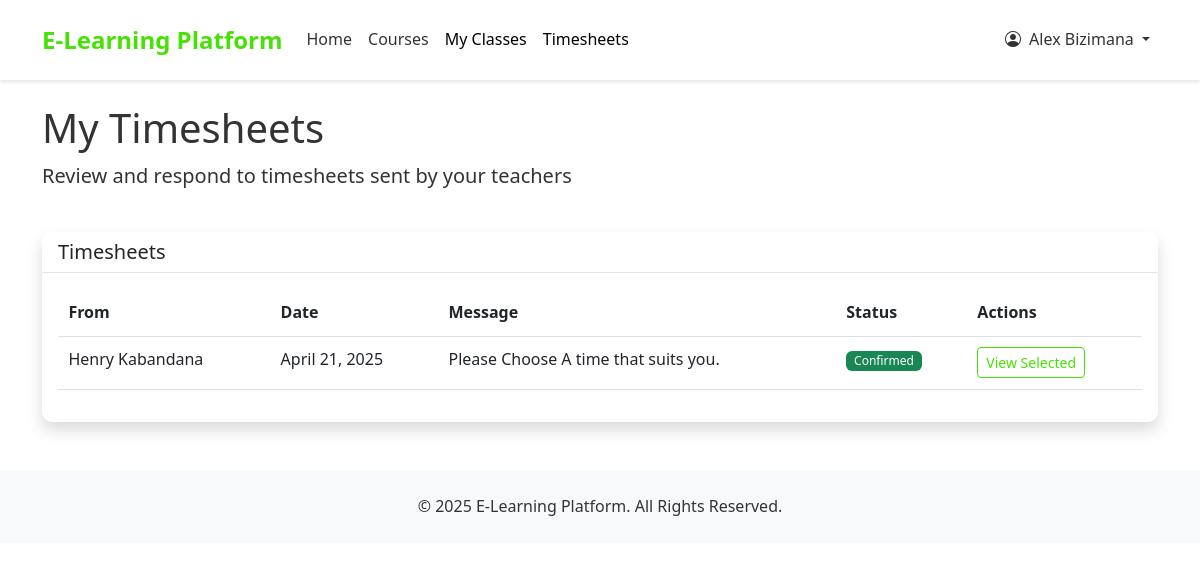
/events/timesheets/ (signed in), run on the app's committed database.
### accounts/models.py (models this page shows, shortened)
class User(AbstractUser):
    USER_TYPE_CHOICES = (
        ('student', 'Student'),
        ('teacher', 'Teacher'),
        ('admin', 'Admin'),
    )
    user_type = models.CharField(max_length=10, choices=USER_TYPE_CHOICES, default='student')
    phone_number = models.CharField(max_length=15, blank=True, null=True)
    is_active = models.BooleanField(default=True)
    created_at = models.DateTimeField(auto_now_add=True)
    updated_at = models.DateTimeField(auto_now=True)
    is_organization = models.BooleanField(default=False)
    company_name = models.CharField(max_length=255, blank=True, null=True)
    contact_person = models.CharField(max_length=255, blank=True, null=True)
    number_of_trainees = models.PositiveIntegerField(default=0)
    start_date = models.DateField(blank=True, null=True)
    end_date = models.DateField(blank=True, null=True)
    student_id = models.CharField(max_length=5, blank=True, null=True, unique=True)
    def is_teacher(self):
        return self.user_type == 'teacher'
    def is_student(self):
        return self.user_type == 'student'

### events/models.py (models this page shows, shortened)
class Timesheet(models.Model):
    STATUS_CHOICES = (
        ('pending', 'Pending'),
        ('confirmed', 'Confirmed'),
        ('rejected', 'Rejected'),
    )
    teacher = models.ForeignKey(
        User,
        on_delete=models.CASCADE,
        related_name='sent_timesheets',
        limit_choices_to={'user_type': 'teacher'}
    )
    student = models.ForeignKey(
        User,
        on_delete=models.CASCADE,
        related_name='received_timesheets',
        limit_choices_to={'user_type': 'student'}
    )
    status = models.CharField(max_length=10, choices=STATUS_CHOICES, default='pending')
    message = models.TextField(blank=True, null=True)
    created_at = models.DateTimeField(auto_now_add=True)
    updated_at = models.DateTimeField(auto_now=True)

### events/views.py (the view)
# urls.py: path('timesheets/', views.view_timesheets, name='view_timesheets'),
@login_required
@user_passes_test(is_student)
def view_timesheets(request):
    timesheets = Timesheet.objects.filter(student=request.user).order_by('-created_at')
    return render(request, 'events/view_timesheets.html', {
        'timesheets': timesheets
    })

### events/views.py (called while the page is built)
def is_student(user):
    return user.user_type == 'student'

### templates/events/view_timesheets.html (shortened to what this page needs)
{% extends 'base.html' %}
{% block content %}
<div class="row mb-4">
    <div class="col-12">
        <h1>My Timesheets</h1>
        <p class="lead">Review and respond to timesheets sent by your teachers</p>
    </div>
</div>
<div class="row">
    <div class="col-md-12">
        <div class="card shadow">
            <div class="card-header bg-white">
                <h5 class="mb-0">Timesheets</h5>
            </div>
            <div class="card-body">
                {% if timesheets %}
                    <div class="table-responsive">
                        <table class="table">
                            <thead>
                                <tr>
                                    <th>From</th>
                                    <th>Date</th>
                                    <th>Message</th>
                                    <th>Status</th>
                                    <th>Actions</th>
                                </tr>
                            </thead>
                            <tbody>
                                {% for timesheet in timesheets %}
                                    <tr>
                                        <td>{{ timesheet.teacher.get_full_name|default:timesheet.teacher.username }}</td>
                                        <td>{{ timesheet.created_at|date }}</td>
                                        <td>
                                            {% if timesheet.message %}
                                                {{ timesheet.message|truncatechars:50 }}
                                            {% else %}
                                                <span class="text-muted">No message</span>
                                            {% endif %}
                                        </td>
                                        <td>
                                            {% if timesheet.status == 'pending' %}
                                                <span class="badge bg-warning">Pending</span>
                                            {% elif timesheet.status == 'confirmed' %}
                                                <span class="badge bg-success">Confirmed</span>
                                            {% else %}
                                                <span class="badge bg-danger">Rejected</span>
                                            {% endif %}
                                        </td>
                                        <td>
                                            {% if timesheet.status == 'pending' %}
                                                <a href="{% url 'select_time_options' timesheet.id %}" class="btn btn-sm btn-primary">Select Times</a>
                                            {% elif timesheet.status == 'confirmed' %}
                                                <button type="button" class="btn btn-sm btn-outline-primary" data-bs-toggle="modal" data-bs-target="#timesheet-{{ timesheet.id }}">View Selected</button>
                                            {% endif %}
                                        </td>
                                    </tr>
                                {% endfor %}
                            </tbody>
                        </table>
                    </div>
                {% else %}
                    <div class="alert alert-info">
                        <p class="mb-0">You haven't received any timesheets yet.</p>
                    </div>
                {% endif %}
            </div>
        </div>
    </div>
</div>
{% endblock %}

### templates/base.html (shortened to what this page needs)
{% load static %}
<!DOCTYPE html>
<html lang="en">
<head>
    <link href="https://cdn.jsdelivr.net/npm/bootstrap@5.3.0-alpha1/dist/css/bootstrap.min.css" rel="stylesheet">
    <link rel="stylesheet" href="https://cdn.jsdelivr.net/npm/bootstrap-icons@1.10.0/font/bootstrap-icons.css">
    <link rel="stylesheet" href="{% static 'css/style.css' %}">
</head>
<body>
    <nav class="navbar navbar-expand-lg navbar-light sticky-top">
        <div class="container">
            <a class="navbar-brand" href="{% url 'home' %}">E-Learning Platform</a>
            <div class="collapse navbar-collapse" id="navbarNav">
                <ul class="navbar-nav me-auto">
                    <li class="nav-item">
                        <a class="nav-link {% if request.path == '/' %}active{% endif %}" href="{% url 'home' %}">Home</a>
                    </li>
                    <li class="nav-item">
                        <a class="nav-link {% if '/courses/' in request.path %}active{% endif %}" href="{% url 'course_list' %}">Courses</a>
                    </li>
                    {% if user.is_authenticated %}
                        {% if user.is_staff or user.is_superuser %}
                            <li class="nav-item dropdown">
                                <a class="nav-link dropdown-toggle" href="#" role="button" data-bs-toggle="dropdown">
                                    Administration
                                </a>
                                <ul class="dropdown-menu">
                                    <li><a class="dropdown-item" href="{% url 'admin_dashboard' %}">Dashboard</a></li>
                                    <li><a class="dropdown-item" href="{% url 'course_create' %}">Add Course</a></li>
                                    <li><a class="dropdown-item" href="{% url 'question_list' %}">Manage Questions</a></li>
                                    <li><a class="dropdown-item" href="{% url 'quiz_list' %}">Manage Quizzes</a></li>
                                    <li><a class="dropdown-item" href="{% url 'create_teacher' %}">Add Teacher</a></li>
                                </ul>
                            </li>
                        {% elif user.is_teacher %}
                            <li class="nav-item">
                                <a class="nav-link {% if '/events/' in request.path %}active{% endif %}" href="{% url 'view_events' %}">Events</a>
                            </li>
                        {% else %}
                            <li class="nav-item">
                                <a class="nav-link {% if '/events/' in request.path %}active{% endif %}" href="{% url 'view_events' %}">My Classes</a>
                            </li>
                            <li class="nav-item">
                                <a class="nav-link {% if '/timesheets/' in request.path %}active{% endif %}" href="{% url 'view_timesheets' %}">Timesheets</a>
                            </li>
                        {% endif %}
                    {% endif %}
                </ul>
                <ul class="navbar-nav ms-auto">
                    {% if user.is_authenticated %}
                        <li class="nav-item dropdown">
                            <a class="nav-link dropdown-toggle" href="#" role="button" data-bs-toggle="dropdown">
                                <i class="bi bi-person-circle me-1"></i> {{ user.get_full_name|default:user.username }}
                            </a>
                        </li>
                    {% endif %}
                </ul>
            </div>
        </div>
    </nav>
    <main class="container mt-4">
        {% block content %}{% endblock %}
    </main>
    <footer class="footer">
        <div class="container text-center">
            <p class="mb-0">&copy; {% now "Y" %} E-Learning Platform. All Rights Reserved.</p>
        </div>
    </footer>
</body>
</html>

### static/css/style.css (style rules this page uses)
:root { --primary-color: #47e205; --secondary-color: #2e206d; --light-gray: #f8f9fa; --dark-gray: #6c757d; --white: #ffffff; }
body { font-family: 'Segoe UI', Tahoma, Geneva, Verdana, sans-serif; color: #333; line-height: 1.6; }
a { color: var(--primary-color); text-decoration: none; }
.btn-outline-primary { color: var(--primary-color); border-color: var(--primary-color); }
.card { border-radius: 10px; border: none; box-shadow: 0 4px 6px rgba(0, 0, 0, 0.1); transition: transform 0.3s ease, box-shadow 0.3s ease; }
.card-header { border-radius: 10px 10px 0 0 !important; background-color: white; border-bottom: 1px solid rgba(0, 0, 0, 0.1); }
.badge { font-weight: 500; }
.navbar { padding: 1rem 0; }
.navbar-brand { font-size: 1.5rem; font-weight: bold; }
.footer { background-color: var(--light-gray); padding: 1.5rem 0; margin-top: 3rem; }
.table td, .table th { padding: 0.65rem; }

### templates/base.html (style rules this page uses)
:root { --primary-color: #47e205; --secondary-color: #2e206d; }
.navbar { background-color: white; box-shadow: 0 2px 4px rgba(0, 0, 0, 0.1); }
.navbar-brand { color: var(--primary-color); font-weight: bold; }
.nav-link { color: #333; }
footer { background-color: #f8f9fa; padding: 20px 0; margin-top: 50px; }

### data on the page
User: get_full_name "Alex Bizimana"
Timesheet: teacher.get_full_name "Henry Kabandana", created_at "April 21, 2025", message "Please Choose A time that suits you.", status "Confirmed"
